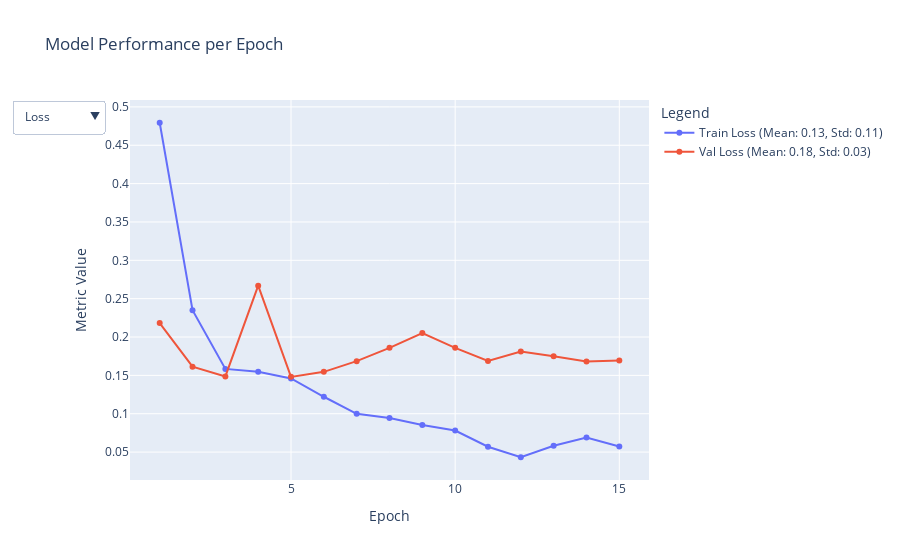

This figure's notebook cell:
### Markdown cell above
### Model Evaluation

### Code cell
# Evaluation train and validation results

scatter_plot_metrics('experiments/ResNet_50_custom_TL/history/train.csv', 'experiments/ResNet_50_custom_TL/history/val.csv')

### Figure 1 — Plotly figure (JSON) as saved in the notebook; plotly's stock layout.template omitted (floating-point values rounded to 4 significant figures)
{"data": [{"mode": "lines+markers", "name": "Train Loss (Mean: 0.13, Std: 0.11)", "type": "scatter", "visible": true, "x": [1, 2, 3, 4, 5, 6, 7, 8, 9, 10, 11, 12, 13, 14, 15], "y": [0.4793, 0.2349, 0.1585, 0.1547, 0.146, 0.1221, 0.09995, 0.0945, 0.08526, 0.07806, 0.057, 0.04326, 0.05833, 0.06893, 0.05737]}, {"mode": "lines+markers", "name": "Val Loss (Mean: 0.18, Std: 0.03)", "type": "scatter", "visible": true, "x": [1, 2, 3, 4, 5, 6, 7, 8, 9, 10, 11, 12, 13, 14, 15], "y": [0.2181, 0.1613, 0.1486, 0.2669, 0.1481, 0.1546, 0.1685, 0.1859, 0.2051, 0.1859, 0.1687, 0.181, 0.1749, 0.168, 0.1694]}, {"mode": "lines+markers", "name": "Train Accuracy (Mean: 0.95, Std: 0.05)", "type": "scatter", "visible": false, "x": [1, 2, 3, 4, 5, 6, 7, 8, 9, 10, 11, 12, 13, 14, 15], "y": [0.7796, 0.8957, 0.9412, 0.9404, 0.9482, 0.9498, 0.9655, 0.9624, 0.9655, 0.9686, 0.9812, 0.989, 0.9804, 0.9733, 0.9773]}, {"mode": "lines+markers", "name": "Val Accuracy (Mean: 0.93, Std: 0.01)", "type": "scatter", "visible": false, "x": [1, 2, 3, 4, 5, 6, 7, 8, 9, 10, 11, 12, 13, 14, 15], "y": [0.9176, 0.9286, 0.9505, 0.8901, 0.9286, 0.9368, 0.9286, 0.9396, 0.9231, 0.9258, 0.9368, 0.9286, 0.9286, 0.9313, 0.9286]}, {"mode": "lines+markers", "name": "Train Precision (Mean: 0.95, Std: 0.05)", "type": "scatter", "visible": false, "x": [1, 2, 3, 4, 5, 6, 7, 8, 9, 10, 11, 12, 13, 14, 15], "y": [0.8008, 0.8986, 0.9444, 0.942, 0.9521, 0.9463, 0.9756, 0.9641, 0.9655, 0.9707, 0.9788, 0.9919, 0.9878, 0.9734, 0.9825]}, {"mode": "lines+markers", "name": "Val Precision (Mean: 0.94, Std: 0.02)", "type": "scatter", "visible": false, "x": [1, 2, 3, 4, 5, 6, 7, 8, 9, 10, 11, 12, 13, 14, 15], "y": [0.88, 0.9487, 0.9296, 0.9879, 0.9397, 0.9198, 0.9442, 0.9282, 0.9626, 0.9104, 0.932, 0.9581, 0.9487, 0.949, 0.9442]}, {"mode": "lines+markers", "name": "Train Recall (Mean: 0.96, Std: 0.04)", "type": "scatter", "visible": false, "x": [1, 2, 3, 4, 5, 6, 7, 8, 9, 10, 11, 12, 13, 14, 15], "y": [0.8298, 0.9263, 0.9558, 0.9571, 0.9598, 0.9692, 0.9651, 0.9718, 0.9759, 0.9759, 0.9893, 0.9893, 0.9786, 0.9812, 0.9786]}, {"mode": "lines+markers", "name": "Val Recall (Mean: 0.93, Std: 0.04)", "type": "scatter", "visible": false, "x": [1, 2, 3, 4, 5, 6, 7, 8, 9, 10, 11, 12, 13, 14, 15], "y": [0.9851, 0.9204, 0.9851, 0.8109, 0.9303, 0.9701, 0.9254, 0.9652, 0.8955, 0.9602, 0.9552, 0.9104, 0.9204, 0.9254, 0.9254]}, {"mode": "lines+markers", "name": "Train F1 (Mean: 0.96, Std: 0.04)", "type": "scatter", "visible": false, "x": [1, 2, 3, 4, 5, 6, 7, 8, 9, 10, 11, 12, 13, 14, 15], "y": [0.815, 0.9122, 0.95, 0.9495, 0.9559, 0.9576, 0.9704, 0.968, 0.9707, 0.9733, 0.984, 0.9906, 0.9832, 0.9773, 0.9805]}, {"mode": "lines+markers", "name": "Val F1 (Mean: 0.93, Std: 0.01)", "type": "scatter", "visible": false, "x": [1, 2, 3, 4, 5, 6, 7, 8, 9, 10, 11, 12, 13, 14, 15], "y": [0.9296, 0.9343, 0.9565, 0.8907, 0.935, 0.9443, 0.9347, 0.9463, 0.9278, 0.9346, 0.9435, 0.9337, 0.9343, 0.937, 0.9347]}], "layout": {"legend": {"title": {"text": "Legend"}}, "title": {"text": "Model Performance per Epoch"}, "updatemenus": [{"buttons": [{"args": [{"visible": [true, true, false, false, false, false, false, false, false, false]}, {"title": "Loss"}], "label": "Loss", "method": "update"}, {"args": [{"visible": [false, false, true, true, false, false, false, false, false, false]}, {"title": "Accuracy"}], "label": "Accuracy", "method": "update"}, {"args": [{"visible": [false, false, false, false, true, true, false, false, false, false]}, {"title": "Precision"}], "label": "Precision", "method": "update"}, {"args": [{"visible": [false, false, false, false, false, false, true, true, false, false]}, {"title": "Recall"}], "label": "Recall", "method": "update"}, {"args": [{"visible": [false, false, false, false, false, false, false, false, true, true]}, {"title": "F1"}], "label": "F1", "method": "update"}], "direction": "down", "showactive": true}], "xaxis": {"title": {"text": "Epoch"}}, "yaxis": {"title": {"text": "Metric Value"}}}}
